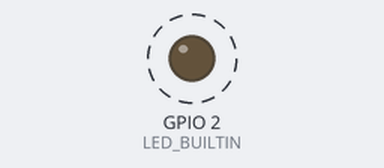
Simulated run of this sketch. Board: ESP32. Parts: output pins drawn as LEDs (lit = HIGH). Dashed ring = blinking.

Above: at 0.05 s.
Timing chart, 0 to 3.0 s (numbered marks = the images above):
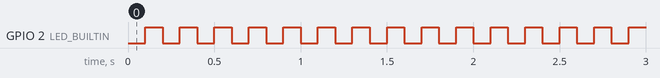

The sketch:

TickerBasic.ino
```cpp
/*
  Basic Ticker usage

  Ticker is an object that will call a given function with a certain period.
  Each Ticker calls one function. You can have as many Tickers as you like,
  memory being the only limitation.

  A function may be attached to a ticker and detached from the ticker.
  There are two variants of the attach function: attach and attach_ms.
  The first one takes period in seconds, the second one in milliseconds.

  The built-in LED will be blinking.
*/

#include <Ticker.h>

Ticker flipper;

int count = 0;

void flip() {
  int state = digitalRead(LED_BUILTIN);  // get the current state of GPIO1 pin
  digitalWrite(LED_BUILTIN, !state);     // set pin to the opposite state

  ++count;
  // when the counter reaches a certain value, start blinking like crazy
  if (count == 20) {
    flipper.attach(0.1, flip);
  }
  // when the counter reaches yet another value, stop blinking
  else if (count == 120) {
    flipper.detach();
  }
}

void setup() {
  pinMode(LED_BUILTIN, OUTPUT);
  digitalWrite(LED_BUILTIN, LOW);

  // flip the pin every 0.3s
  flipper.attach_ms(100, flip);
}

void loop() {
}
```

Measured:
- by itself, GPIO 2 (LED_BUILTIN): alternates HIGH for 0.10 s and LOW for 0.10 s, 120 changes in all, then stays LOW
